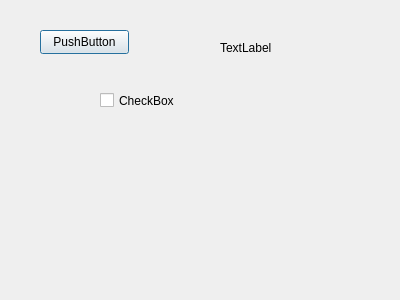
<?xml version="1.0" encoding="UTF-8"?>
<ui version="4.0">
 <class>Dialog</class>
 <widget class="QDialog" name="Dialog">
  <property name="geometry">
   <rect>
    <x>0</x>
    <y>0</y>
    <width>400</width>
    <height>300</height>
   </rect>
  </property>
  <property name="windowTitle">
   <string>Dialog</string>
  </property>
  <widget class="QPushButton" name="pushButton">
   <property name="geometry">
    <rect>
     <x>40</x>
     <y>30</y>
     <width>89</width>
     <height>24</height>
    </rect>
   </property>
   <property name="text">
    <string>PushButton</string>
   </property>
  </widget>
  <widget class="QLabel" name="label">
   <property name="geometry">
    <rect>
     <x>220</x>
     <y>40</y>
     <width>72</width>
     <height>15</height>
    </rect>
   </property>
   <property name="text">
    <string>TextLabel</string>
   </property>
  </widget>
  <widget class="QCheckBox" name="checkBox">
   <property name="geometry">
    <rect>
     <x>100</x>
     <y>90</y>
     <width>93</width>
     <height>21</height>
    </rect>
   </property>
   <property name="text">
    <string>CheckBox</string>
   </property>
  </widget>
 </widget>
 <layoutdefault spacing="6" margin="11"/>
 <resources/>
 <connections/>
</ui>
